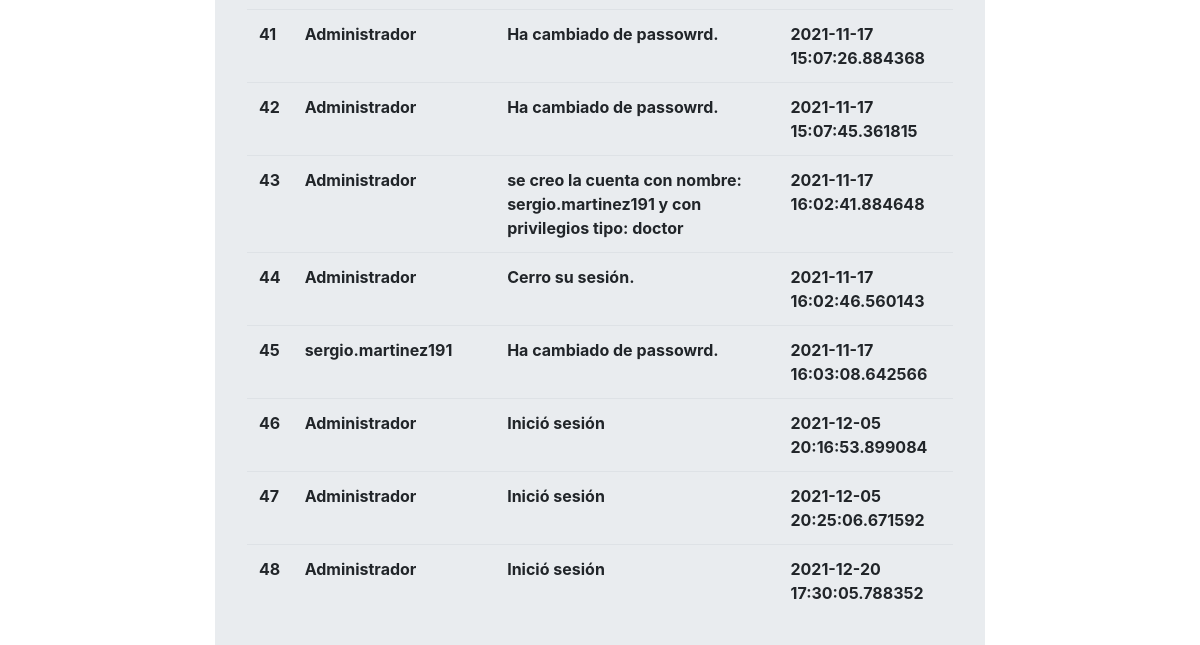
The app's page /log (signed in, lower part), older data.
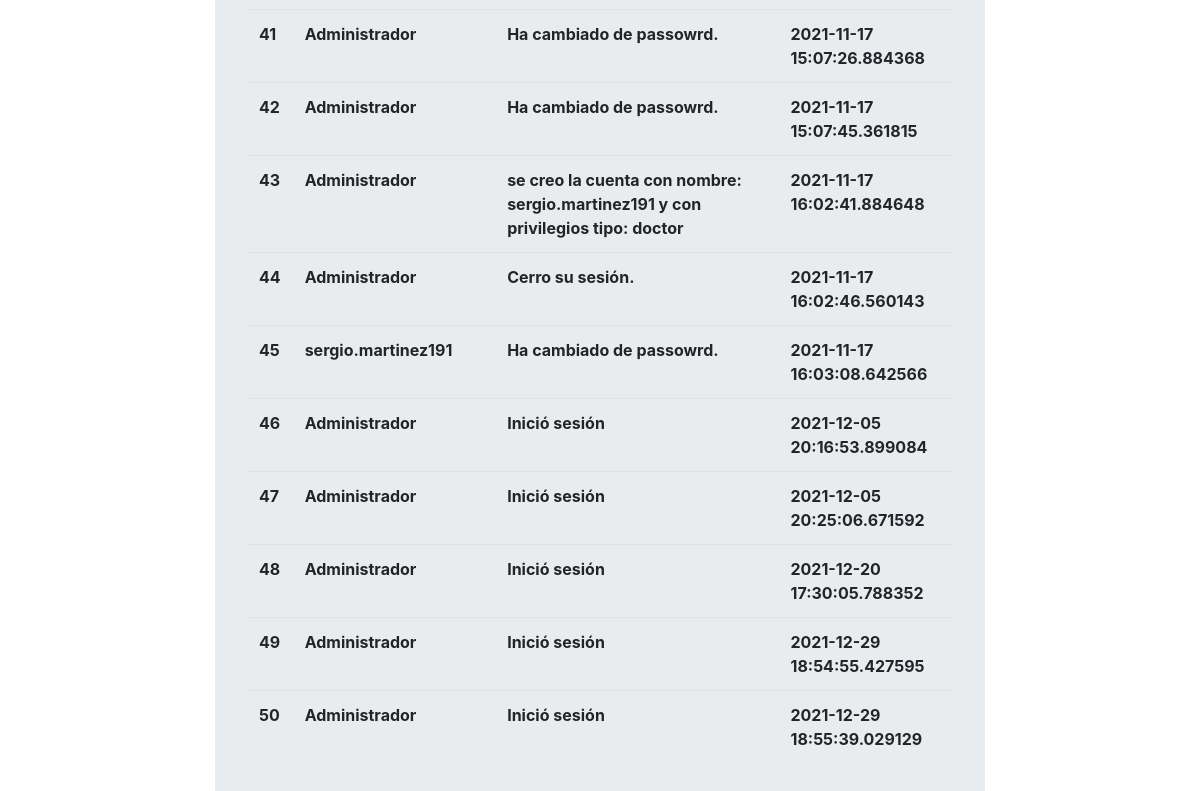
The same page, newer data.
### main.py (models this page shows)
class Log(db.Model,UserMixin):
    id = db.Column(db.Integer, primary_key=True)
    user = db.Column(db.String(30),unique=False,nullable=False)
    user_action = db.Column(db.String(200),unique=False,nullable=False)
    log_date = db.Column(db.DateTime, default=datetime.datetime.utcnow)

### main.py (the view)
@app.route('/log',methods=['GET','POST'])
@login_required
def log():
    if current_user.username == "Administrador":
        logs = Log.query.limit(100).all()
        return render_template('log.html',logs=logs)

### main.py (called while the page is built)
@login_manager.user_loader
def load_user(user_id):
    return User.query.get(int(user_id))

### templates/log.html (shortened to what this page needs)
{% extends "base.html" %}
{% block content %}
<div class="col-2"> </div>
<div class="col-8">
    <div class="jumbotron">
<table class="table">
    <tbody>
        {%for log in logs%}
            <tr>
                <th> {{log.id}}</th>
                <th> {{log.user}}</th>
                <th> {{log.user_action}}</th>
                <th> {{log.log_date}}</th>
            </tr>
        {%endfor%}
    </tbody>
            <br>
            <br>
        </div>
    </div>
{%endblock%}

### templates/base.html (shortened to what this page needs)
<!DOCTYPE html>
<html lang='es'>
    <head>
        <link rel="stylesheet" href="static/css/bootstrap.min.css">
        <link rel="stylesheet" href="static/css/master.css">
    </head>
    <body>
<div class="container-fluid">
   <div class="row">
    {% block content%}{%endblock%}
    </div>
</div>
</body>
<html>

Row changes from the older to the newer data that the page shows:
added Log: id "49", user "Administrador", user_action "Inició sesión", log_date "2021-12-29 18:54:55.427595"
added Log: id "50", user "Administrador", user_action "Inició sesión", log_date "2021-12-29 18:55:39.029129"
